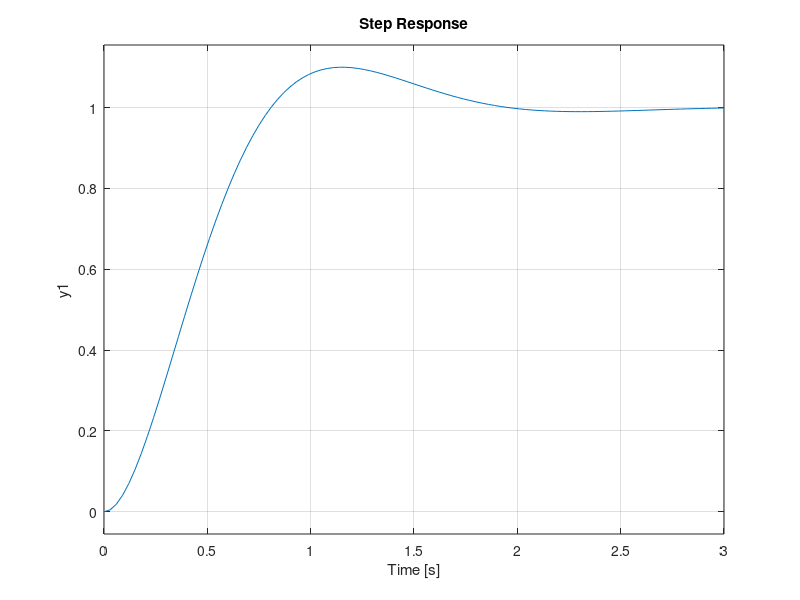

Reproduce this figure in MATLAB.
%% Example state feedback + integral control design
%% Define the system
a=[0 1;-7 -9];
b=[0;1];
c=[4 1];
d=0;
%% Define requirements and desired location of poles
OS=10;% desired overshoot in percent
Ts=2; %desired settling time in seconds
zeta=-log(OS/100)/sqrt(pi^2+(log(OS/100)^2)) %desired damping ratio
zeta_alt = zeta;
wn=4/zeta_alt/Ts; %desired natural frequency
s=tf('s');
ch_eqn=s^2+2*zeta_alt*wn*s+wn^2;
[p,z,gain] = zpkdata(ch_eqn);
poles=cell2mat(p)'; %desired 2nd order poles for the closed loop system
%p3=20*real(poles(1));% desired location for 3rd pole
p3=-4;
pp=[poles p3];
%% Find feedback gains for the desired poles
a_new=[a [0;0];-c 0]; % A matrix after adding an extra state
b_new=[b;0]; % B matrix after adding an extra state
k=place(a_new,b_new,pp);
K=[k(1) k(2)];
Ke=-k(3);
%% Define closed loop system
a_cl=[a-b*K b*Ke;-c 0];
b_cl=[0;0;1];
c_cl=[c 0];
sys_cl=ss(a_cl,b_cl,c_cl,d); %closed loop system
step(sys_cl)% unit step response of the system 